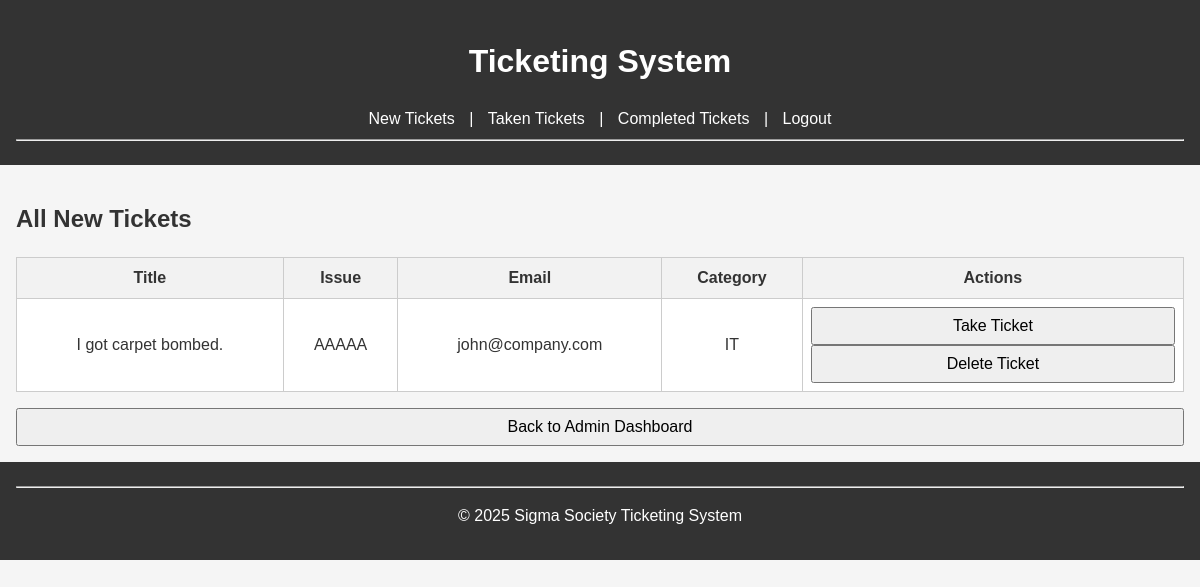
/admin/new_tickets (signed in), run on an earlier commit of the app's database.
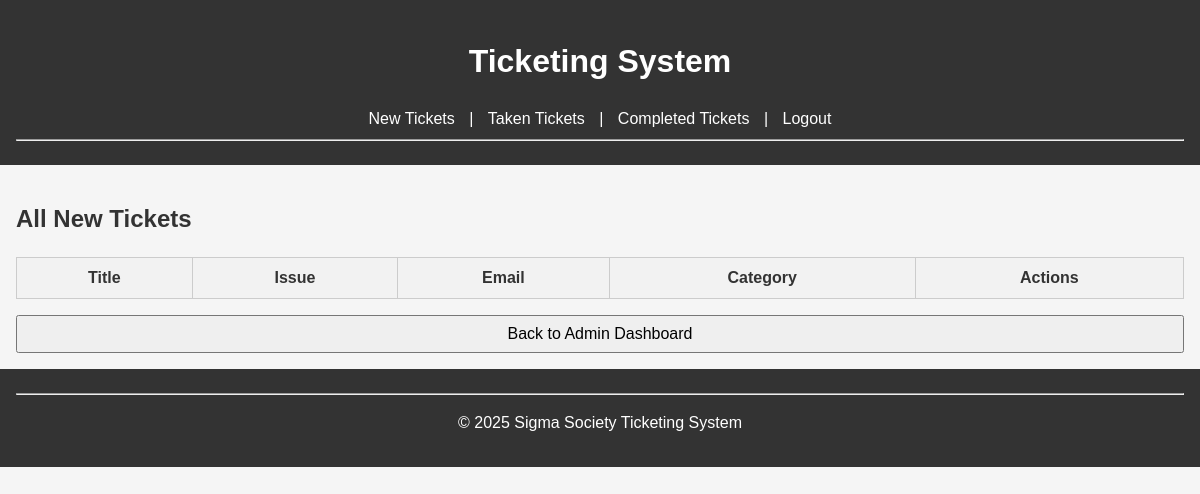
And on a later commit of the database.
### tables this page shows
CREATE TABLE NewTickets (
    id INTEGER PRIMARY KEY AUTOINCREMENT,
    name TEXT NOT NULL,
    ticket_title TEXT NOT NULL,
    ticket_issue TEXT NOT NULL,
    email TEXT NOT NULL,
    is_taken INTEGER DEFAULT 0,
    category_id INTEGER,
    FOREIGN KEY (category_id) REFERENCES Categories(id)
);

CREATE TABLE Categories (
    id INTEGER PRIMARY KEY AUTOINCREMENT,
    name TEXT NOT NULL
);

### app.py (the view)
@app.route('/admin/new_tickets')
def admin_new_tickets():
    if not session.get('admin'):
        return redirect('/admin_login')
    conn = get_db_connection()
    tickets = conn.execute(
        '''SELECT nt.*, c.name as category_name
           FROM NewTickets nt
           LEFT JOIN Categories c ON nt.category_id = c.id'''
    ).fetchall()
    conn.close()
    return render_template('new_tickets.html', tickets=tickets)

### app.py (called while the page is built)
def get_db_connection():
    db = Path(__file__).parent/"tickets.db"
    conn = sqlite3.connect(db)
    conn.row_factory = sqlite3.Row
    return conn

### templates/new_tickets.html
{% extends "base.html" %}
{% block content %}
<h2>All New Tickets</h2>
<table>
    <thead>
        <tr>
            <th>Title</th>
            <th>Issue</th>
            <th>Email</th>
            <th>Category</th>
            <th>Actions</th>
        </tr>
    </thead>
    <tbody>
        {% for ticket in tickets %}
        <tr>
            <td data-label="Title">{{ ticket.ticket_title }}</td>
            <td data-label="Issue">{{ ticket.ticket_issue }}</td>
            <td data-label="Email">{{ ticket.email }}</td>
            <td data-label="Category">{{ ticket.category_name }}</td>
            <td data-label="Actions">
                <form method="POST" action="/mark_ticket_taken/{{ ticket.id }}" style="display:inline;">
                    <button type="submit">Take Ticket</button>
                </form>
                <form method="POST" action="/delete_ticket/{{ ticket.id }}" style="display:inline;">
                    <button type="submit">Delete Ticket</button>
                </form>
            </td>
        </tr>
        {% endfor %}
    </tbody>
</table>
<div style="margin-top: 1em;">
    <a href="{{ url_for('admin_dashboard') }}"><button>Back to Admin Dashboard</button></a>
</div>
{% endblock %}

### templates/base.html (shortened to what this page needs)
<!DOCTYPE html>
<html lang="en">
<head>
  <link rel="stylesheet" href="{{ url_for('static', filename='style.css') }}">
</head>
<body>
  <header>
    <h1>Ticketing System</h1>
    <nav>
      {% if session.get('admin') %}
      <a href="{{ url_for('admin_new_tickets') }}">New Tickets</a> |
      <a href="{{ url_for('admin_taken_tickets') }}">Taken Tickets</a> |
      <a href="{{ url_for('admin_completed_tickets') }}">Completed Tickets</a> |
      <a href="{{ url_for('logout') }}">Logout</a>
      {% elif session.get('user_email') %}
      <a href="{{ url_for('submit_ticket') }}">Submit Ticket</a> |
      <a href="{{ url_for('my_tickets') }}">My Tickets</a> |
      <a href="{{ url_for('logout') }}">Logout</a>
      {% else %}
      <a href="{{ url_for('submit_ticket') }}">Submit Ticket</a> |
      <a href="{{ url_for('my_tickets') }}">My Tickets</a> |
      <a href="{{ url_for('user_login') }}">User Login</a> |
      <a href="{{ url_for('admin_login') }}">Admin Login</a>
      {% endif %}
    </nav>
    <hr>
  </header>
  <main>
    {% block content %}{% endblock %}
  </main>
  <footer>
    <hr>
    <p>&copy; {{ current_year or "2025" }} Sigma Society Ticketing System</p>
  </footer>
</body>
</html>

### static/style.css (style rules this page uses)
body { font-family: Arial, sans-serif; margin: 0; padding: 0; line-height: 1.5; background-color: #f5f5f5; color: #333; }
header, footer { background-color: #333; color: white; padding: 1em; text-align: center; }
nav a { color: white; margin: 0 10px; text-decoration: none; }
main { padding: 1em; }
table { width: 100%; border-collapse: collapse; background-color: white; margin-bottom: 1em; }
th, td { border: 1px solid #ddd; padding: 8px; text-align: left; }
th { background-color: #f2f2f2; }
input, textarea, select, button { width: 100%; padding: 0.5rem; font-size: 1rem; }
table { width: 100%; border-collapse: collapse; }
table th, table td { border: 1px solid #ccc; padding: 0.5rem; text-align: center; }

What changed in the data, as far as the page shows it:
removed NewTickets: ticket_title "I got carpet bombed.", ticket_issue "AAAAA", email "john@company.com", category_name "IT"
